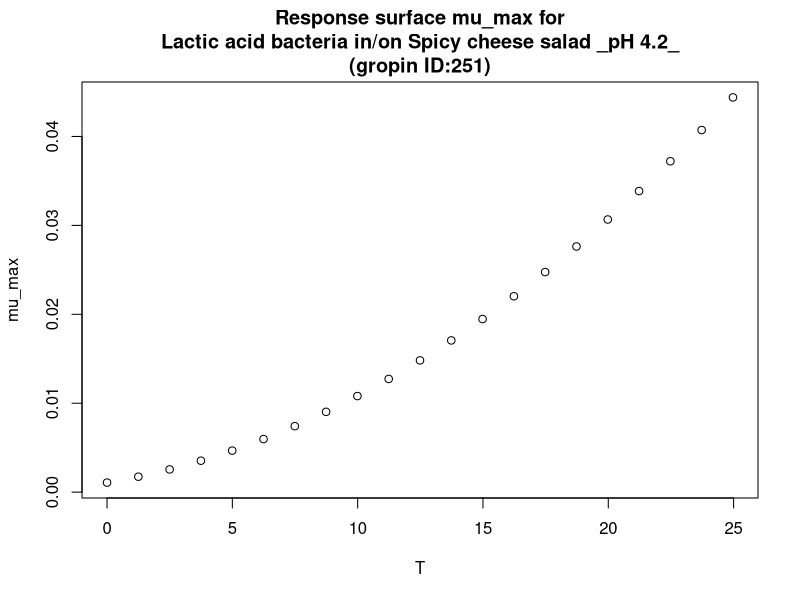

Write the R code that produced this figure.
#############################
# start of Parameter script
#############################
T <- seq(0,24.975024975025,length.out=21)
#############################
# end of Parameter script
#############################
############################# 
# start of Model script Gropin ID 251 
#############################
 
# constant coefficients for this model
a <- 0.023
Tmin <- -4.6
 
variables <- data.frame(T)
argumentsPar <- expand.grid(variables)
 
# heart of the model
response_surface <- function(T) {
   mumax <-2.302585*(a*(T-Tmin))^2/24

return(mumax=mumax)
} 

# output parameters
mumax <- cbind(argumentsPar,response_surface(argumentsPar['T']))
colnames(mumax) <- c(colnames(argumentsPar),'mumax')
#############################
# End of Model script
#############################
############################# 
# start of Visualisation script Gropin ID 251 
#############################
plot(T,mumax$mumax,
                          xlab='T',
                          ylab='mu_max',main='Response surface mu_max for
Lactic acid bacteria in/on Spicy cheese salad _pH 4.2_
(gropin ID:251)')
#############################
# End of Visualisation script
#############################
